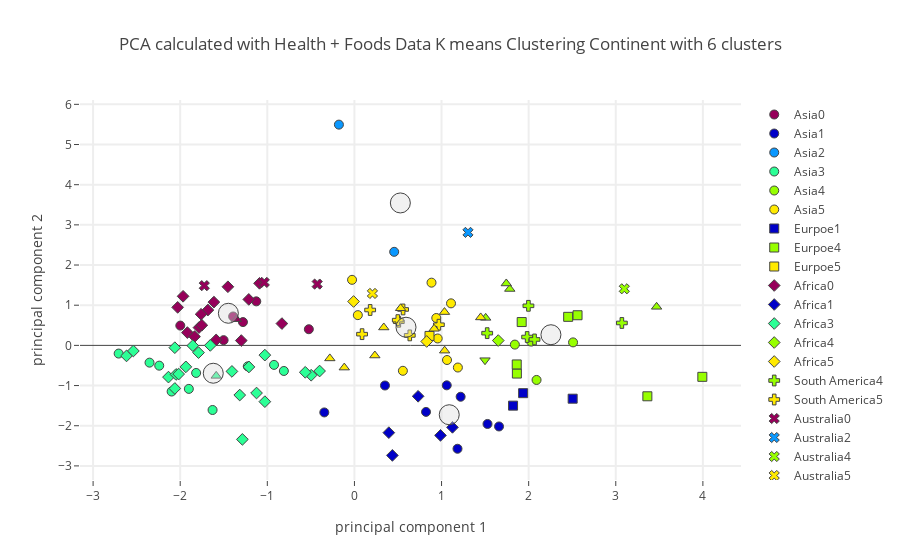

Notebook cell for this chart:
### Code cell
plot_plotly(protein_group_merged_stunting_ow_master_df,"Continent",continent_centers_health,6,"Health + Foods",'')

### Figure 1 — Plotly figure (JSON) as saved in the notebook; plotly's stock layout.template omitted (floating-point values rounded to 4 significant figures)
{"data": [{"marker": {"color": "rgb(150,0,90)", "line": {"width": 1}, "size": 9, "symbol": 0}, "mode": "markers", "name": "Asia0", "text": ["Cambodia", "Democratic People's Republic of Korea", "Myanmar", "Philippines", "Sri Lanka", "Viet Nam"], "type": "scatter", "uid": "85e6c91c-2c4a-4649-8ea1-243e49162d66", "x": [-1.999, -1.502, -1.127, -1.392, -1.28, -0.5235], "y": [0.4925, 0.1303, 1.096, 0.719, 0.5799, 0.4022]}, {"marker": {"color": "rgb(0,0,200)", "line": {"width": 1}, "size": 9, "symbol": 0}, "mode": "markers", "name": "Asia1", "text": ["Azerbaijan", "Georgia", "Iran (Islamic Republic of)", "Iraq", "Kyrgyzstan", "Turkey", "Turkmenistan", "Uzbekistan"], "type": "scatter", "uid": "38a3302b-fbc6-4398-8fe0-f37c9b3b5719", "x": [1.183, 1.66, 0.3506, -0.3461, 1.06, 1.528, 1.219, 0.8219], "y": [-2.573, -2.018, -0.9991, -1.669, -0.9944, -1.956, -1.279, -1.656]}, {"marker": {"color": "rgb(10,152,255)", "line": {"width": 1}, "size": 9, "symbol": 0}, "mode": "markers", "name": "Asia2", "text": ["Japan", "Maldives"], "type": "scatter", "uid": "af832653-dbeb-4ea0-855c-6dbb1f86259a", "x": [0.4562, -0.1782], "y": [2.329, 5.495]}, {"marker": {"color": "rgb(44,255,150)", "line": {"width": 1}, "size": 9, "symbol": 0}, "mode": "markers", "name": "Asia3", "text": ["Afghanistan", "Bangladesh", "India", "Indonesia", "Lao People's Democratic Republic", "Nepal", "Pakistan", "Tajikistan", "Timor-Leste", "Yemen"], "type": "scatter", "uid": "23614539-3edf-45bf-b8a3-6084e45ba51d", "x": [-1.629, -2.241, -1.817, -1.224, -2.352, -1.901, -0.81, -0.9231, -2.706, -2.099], "y": [-1.608, -0.5048, -0.6863, -0.5226, -0.4297, -1.083, -0.637, -0.4854, -0.2039, -1.149]}, {"marker": {"color": "rgb(151,255,0)", "line": {"width": 1}, "size": 9, "symbol": 0}, "mode": "markers", "name": "Asia4", "text": ["Armenia", "Kazakhstan", "Kuwait", "Mongolia"], "type": "scatter", "uid": "9d048ab3-2ef8-4d74-8d75-31081d742205", "x": [2.091, 2.51, 2.029, 1.842], "y": [-0.8608, 0.07444, 0.09389, 0.01944]}, {"marker": {"color": "rgb(255,234,0)", "line": {"width": 1}, "size": 9, "symbol": 0}, "mode": "markers", "name": "Asia5", "text": ["Brunei Darussalam", "China", "Jordan", "Lebanon", "Malaysia", "Oman", "Republic of Korea", "Saudi Arabia", "Thailand"], "type": "scatter", "uid": "e6a25f5f-12ad-4b25-bbc6-46091bde8aa6", "x": [1.109, 0.9558, 0.5563, 1.187, -0.02738, 0.9397, 0.8848, 1.063, 0.03895], "y": [1.046, 0.172, -0.633, -0.5512, 1.632, 0.6818, 1.561, -0.3642, 0.7529]}, {"marker": {"color": "rgb(150,0,90)", "line": {"width": 1}, "size": 9, "symbol": 1}, "mode": "markers", "name": "Eurpoe0", "text": [], "type": "scatter", "uid": "933eebb5-0ff8-4580-86ff-86ee2fb42ad3", "x": [], "y": []}, {"marker": {"color": "rgb(0,0,200)", "line": {"width": 1}, "size": 9, "symbol": 1}, "mode": "markers", "name": "Eurpoe1", "text": ["Bosnia and Herzegovina", "Romania", "Ukraine"], "type": "scatter", "uid": "bd88640d-ef85-4f72-b132-0da51b6235ed", "x": [1.821, 1.937, 2.505], "y": [-1.5, -1.189, -1.327]}, {"marker": {"color": "rgb(10,152,255)", "line": {"width": 1}, "size": 9, "symbol": 1}, "mode": "markers", "name": "Eurpoe2", "text": [], "type": "scatter", "uid": "dd8bc2fa-50c1-4f9f-8ac9-99851420ea7b", "x": [], "y": []}, {"marker": {"color": "rgb(44,255,150)", "line": {"width": 1}, "size": 9, "symbol": 1}, "mode": "markers", "name": "Eurpoe3", "text": [], "type": "scatter", "uid": "b184b1bd-c1e4-40a4-bded-52290a5fc467", "x": [], "y": []}, {"marker": {"color": "rgb(151,255,0)", "line": {"width": 1}, "size": 9, "symbol": 1}, "mode": "markers", "name": "Eurpoe4", "text": ["Albania", "Belarus", "Bulgaria", "Czechia", "Germany", "Montenegro", "Serbia"], "type": "scatter", "uid": "6f988662-cfa3-40fc-9296-fce8acb63e1a", "x": [3.363, 2.454, 1.865, 1.92, 2.561, 3.994, 1.863], "y": [-1.267, 0.7105, -0.7013, 0.5804, 0.7503, -0.783, -0.4745]}, {"marker": {"color": "rgb(255,234,0)", "line": {"width": 1}, "size": 9, "symbol": 1}, "mode": "markers", "name": "Eurpoe5", "text": ["Republic of Moldova"], "type": "scatter", "uid": "e09901fa-0b3a-4a4b-9c71-a0f76fabbb2e", "x": [0.8618], "y": [0.2355]}, {"marker": {"color": "rgb(150,0,90)", "line": {"width": 1}, "size": 9, "symbol": 2}, "mode": "markers", "name": "Africa0", "text": ["Angola", "Benin", "Cameroon", "Central African Republic", "Congo", "Côte d'Ivoire", "Ghana", "Liberia", "Namibia", "Rwanda", "Sao Tome and Principe", "Senegal", "Sierra Leone", "Uganda", "United Republic of Tanzania"], "type": "scatter", "uid": "fd6da8cb-435c-4359-8f5f-61d9759ffa4e", "x": [-1.682, -1.785, -1.587, -1.967, -1.09, -1.76, -1.453, -1.918, -0.8327, -2.029, -1.213, -1.299, -1.752, -1.613, -1.836], "y": [0.8798, 0.4422, 0.1363, 1.222, 1.545, 0.7755, 1.459, 0.3176, 0.5429, 0.9464, 1.144, 0.1201, 0.5024, 1.077, 0.2185]}, {"marker": {"color": "rgb(0,0,200)", "line": {"width": 1}, "size": 9, "symbol": 2}, "mode": "markers", "name": "Africa1", "text": ["Algeria", "Egypt", "Morocco", "South Africa", "Tunisia"], "type": "scatter", "uid": "a4b07c75-b683-4139-a29a-33a435445e7e", "x": [0.988, 0.4355, 0.395, 0.7311, 1.125], "y": [-2.24, -2.738, -2.172, -1.267, -2.041]}, {"marker": {"color": "rgb(10,152,255)", "line": {"width": 1}, "size": 9, "symbol": 2}, "mode": "markers", "name": "Africa2", "text": [], "type": "scatter", "uid": "af09f352-371a-4c0d-8982-1fea63776b49", "x": [], "y": []}, {"marker": {"color": "rgb(44,255,150)", "line": {"width": 1}, "size": 9, "symbol": 2}, "mode": "markers", "name": "Africa3", "text": ["Botswana", "Burkina Faso", "Chad", "Djibouti", "Ethiopia", "Gambia", "Guinea", "Guinea-Bissau", "Kenya", "Lesotho", "Madagascar", "Malawi", "Mali", "Mauritania", "Mozambique", "Niger", "Nigeria", "Eswatini", "Togo", "Zambia", "Zimbabwe"], "type": "scatter", "uid": "3e7e6b2a-6765-4c3e-bbe8-784b40d91285", "x": [-0.3999, -1.317, -2.135, -1.124, -2.062, -1.406, -1.79, -1.655, -1.028, -1.286, -2.616, -2.048, -1.028, -0.4965, -2.062, -2.018, -2.538, -0.5644, -1.856, -1.935, -1.211], "y": [-0.6384, -1.236, -0.7897, -1.186, -1.072, -0.6479, -0.1801, -0.0003974, -0.2425, -2.34, -0.2618, -0.724, -1.401, -0.7427, -0.05744, -0.7139, -0.1392, -0.67, -0.006796, -0.5347, -0.5367]}, {"marker": {"color": "rgb(151,255,0)", "line": {"width": 1}, "size": 9, "symbol": 2}, "mode": "markers", "name": "Africa4", "text": ["Sudan"], "type": "scatter", "uid": "8884c091-7ee7-4550-a7cd-3fa3f2100859", "x": [1.651], "y": [0.1204]}, {"marker": {"color": "rgb(255,234,0)", "line": {"width": 1}, "size": 9, "symbol": 2}, "mode": "markers", "name": "Africa5", "text": ["Gabon", "Mauritius"], "type": "scatter", "uid": "fe9288fe-8acb-46cf-9b93-f3fcc364b6bd", "x": [-0.00999, 0.8297], "y": [1.093, 0.09742]}, {"marker": {"color": "rgb(150,0,90)", "line": {"width": 1}, "size": 9, "symbol": 3}, "mode": "markers", "name": "South America0", "text": [], "type": "scatter", "uid": "26e8c309-c20f-4cd8-9890-8f469dc81f39", "x": [], "y": []}, {"marker": {"color": "rgb(0,0,200)", "line": {"width": 1}, "size": 9, "symbol": 3}, "mode": "markers", "name": "South America1", "text": [], "type": "scatter", "uid": "dee0068c-2759-49a4-8617-74af43090bf6", "x": [], "y": []}, {"marker": {"color": "rgb(10,152,255)", "line": {"width": 1}, "size": 9, "symbol": 3}, "mode": "markers", "name": "South America2", "text": [], "type": "scatter", "uid": "68a74a8b-0b86-4a2c-9cad-8827b83beaab", "x": [], "y": []}, {"marker": {"color": "rgb(44,255,150)", "line": {"width": 1}, "size": 9, "symbol": 3}, "mode": "markers", "name": "South America3", "text": [], "type": "scatter", "uid": "bdcf3b49-c805-447a-a04c-095b5c626599", "x": [], "y": []}, {"marker": {"color": "rgb(151,255,0)", "line": {"width": 1}, "size": 9, "symbol": 3}, "mode": "markers", "name": "South America4", "text": ["Argentina", "Brazil", "Chile", "Paraguay", "Uruguay"], "type": "scatter", "uid": "7285746f-56c6-4f12-a692-9589be6f4fd9", "x": [3.07, 1.997, 1.982, 1.524, 2.067], "y": [0.5579, 0.9849, 0.2082, 0.3043, 0.1477]}, {"marker": {"color": "rgb(255,234,0)", "line": {"width": 1}, "size": 9, "symbol": 3}, "mode": "markers", "name": "South America5", "text": ["Bolivia (Plurinational State of)", "Colombia", "Ecuador", "Guyana", "Peru", "Suriname", "Venezuela (Bolivarian Republic of)"], "type": "scatter", "uid": "66362d12-dbed-40c5-85c2-068d5e39d885", "x": [0.6352, 0.5584, 0.5094, 0.4978, 0.08766, 0.1804, 0.9693], "y": [0.2486, 0.8943, 0.5888, 0.6285, 0.2794, 0.8808, 0.5141]}, {"marker": {"color": "rgb(150,0,90)", "line": {"width": 1}, "size": 9, "symbol": 4}, "mode": "markers", "name": "Australia0", "text": ["Kiribati", "Solomon Islands", "Vanuatu"], "type": "scatter", "uid": "92e102d1-d8b7-4650-8315-9dbb6f2bec6a", "x": [-0.4276, -1.724, -1.035], "y": [1.526, 1.486, 1.568]}, {"marker": {"color": "rgb(0,0,200)", "line": {"width": 1}, "size": 9, "symbol": 4}, "mode": "markers", "name": "Australia1", "text": [], "type": "scatter", "uid": "2d11d08f-339d-4f92-97ee-9693946a0660", "x": [], "y": []}, {"marker": {"color": "rgb(10,152,255)", "line": {"width": 1}, "size": 9, "symbol": 4}, "mode": "markers", "name": "Australia2", "text": ["Samoa"], "type": "scatter", "uid": "7bf2052d-6625-42bd-8404-b15a8078cb08", "x": [1.303], "y": [2.813]}, {"marker": {"color": "rgb(44,255,150)", "line": {"width": 1}, "size": 9, "symbol": 4}, "mode": "markers", "name": "Australia3", "text": [], "type": "scatter", "uid": "132297a3-bf19-4cb9-99ee-ad33c74be23f", "x": [], "y": []}, {"marker": {"color": "rgb(151,255,0)", "line": {"width": 1}, "size": 9, "symbol": 4}, "mode": "markers", "name": "Australia4", "text": ["Australia"], "type": "scatter", "uid": "24c15111-b755-40bc-881c-d22e3b7a689e", "x": [3.098], "y": [1.409]}, {"marker": {"color": "rgb(255,234,0)", "line": {"width": 1}, "size": 9, "symbol": 4}, "mode": "markers", "name": "Australia5", "text": ["Fiji"], "type": "scatter", "uid": "0d8a44ad-62d5-43c0-9dc3-9362d1dbbbaa", "x": [0.2066], "y": [1.293]}, {"marker": {"color": "rgb(150,0,90)", "line": {"width": 1}, "size": 9, "symbol": 5}, "mode": "markers", "name": "North America0", "text": ["Haiti"], "type": "scatter", "uid": "63e90cc0-3001-43cd-8d3a-ad7bf2548b79", "x": [-1.355], "y": [0.6523]}, {"marker": {"color": "rgb(0,0,200)", "line": {"width": 1}, "size": 9, "symbol": 5}, "mode": "markers", "name": "North America1", "text": [], "type": "scatter", "uid": "af6b4d2a-bc9a-4241-a536-7ceab6bf0f50", "x": [], "y": []}, {"marker": {"color": "rgb(10,152,255)", "line": {"width": 1}, "size": 9, "symbol": 5}, "mode": "markers", "name": "North America2", "text": [], "type": "scatter", "uid": "902d0516-5a1d-42ce-ae20-55258a7b7266", "x": [], "y": []}, {"marker": {"color": "rgb(44,255,150)", "line": {"width": 1}, "size": 9, "symbol": 5}, "mode": "markers", "name": "North America3", "text": ["Guatemala"], "type": "scatter", "uid": "a03d2e7e-f90b-483f-9b5f-76e5f1883276", "x": [-1.587], "y": [-0.7588]}, {"marker": {"color": "rgb(151,255,0)", "line": {"width": 1}, "size": 9, "symbol": 5}, "mode": "markers", "name": "North America4", "text": ["Barbados", "Costa Rica", "Saint Lucia", "United States of America"], "type": "scatter", "uid": "6fb52e88-6f4f-49cb-971c-7095a0e93a94", "x": [1.783, 1.507, 1.743, 3.469], "y": [1.404, 0.685, 1.541, 0.9598]}, {"marker": {"color": "rgb(255,234,0)", "line": {"width": 1}, "size": 9, "symbol": 5}, "mode": "markers", "name": "North America5", "text": ["Belize", "Dominican Republic", "El Salvador", "Honduras", "Jamaica", "Mexico", "Nicaragua", "Panama", "Trinidad and Tobago"], "type": "scatter", "uid": "a1a1ec17-66fb-456f-a7b1-765f7bb35e10", "x": [0.3369, 0.5301, 0.2343, -0.2824, 1.034, 1.035, -0.1164, 0.9149, 1.449], "y": [0.4458, 0.9246, -0.2521, -0.3243, 0.8288, -0.1313, -0.5526, 0.4126, 0.6957]}, {"marker": {"color": "rgb(150,0,90)", "line": {"width": 1}, "size": 9, "symbol": 6}, "mode": "markers", "name": "Europe0", "text": [], "type": "scatter", "uid": "17e1c164-9203-411b-a01c-29811fa648f8", "x": [], "y": []}, {"marker": {"color": "rgb(0,0,200)", "line": {"width": 1}, "size": 9, "symbol": 6}, "mode": "markers", "name": "Europe1", "text": [], "type": "scatter", "uid": "42fb1fcc-5810-41bd-86d0-95dd2c0caab7", "x": [], "y": []}, {"marker": {"color": "rgb(10,152,255)", "line": {"width": 1}, "size": 9, "symbol": 6}, "mode": "markers", "name": "Europe2", "text": [], "type": "scatter", "uid": "f7fb926e-94ed-4257-a7a1-0c5f4c8279c9", "x": [], "y": []}, {"marker": {"color": "rgb(44,255,150)", "line": {"width": 1}, "size": 9, "symbol": 6}, "mode": "markers", "name": "Europe3", "text": [], "type": "scatter", "uid": "fa46b11b-8f4f-4ae7-967e-4f874d31e36c", "x": [], "y": []}, {"marker": {"color": "rgb(151,255,0)", "line": {"width": 1}, "size": 9, "symbol": 6}, "mode": "markers", "name": "Europe4", "text": ["Republic of North Macedonia"], "type": "scatter", "uid": "2eec3723-abbf-4bce-a491-98b95e9042b4", "x": [1.499], "y": [-0.3689]}, {"marker": {"color": "rgb(255,234,0)", "line": {"width": 1}, "size": 9, "symbol": 6}, "mode": "markers", "name": "Europe5", "text": [], "type": "scatter", "uid": "001cc6d8-1c43-4829-aa9b-a902b70e0b7c", "x": [], "y": []}, {"marker": {"color": "rgba(220, 220, 220, .4)", "line": {"width": 1}, "size": 20}, "mode": "markers", "name": "Center", "type": "scatter", "uid": "76c8ccf8-dfa3-44f2-974b-942a6d914464", "x": [-1.447, 1.088, 0.5271, -1.621, 2.256, 0.592], "y": [0.7992, -1.726, 3.546, -0.6935, 0.265, 0.4516]}], "layout": {"hovermode": "closest", "showlegend": true, "title": {"text": "PCA calculated with Health + Foods Data K means Clustering Continent with 6 clusters"}, "xaxis": {"gridwidth": 2, "ticklen": 5, "title": {"text": "principal component 1"}, "zeroline": false}, "yaxis": {"gridwidth": 2, "ticklen": 5, "title": {"text": "principal component 2"}}}}
